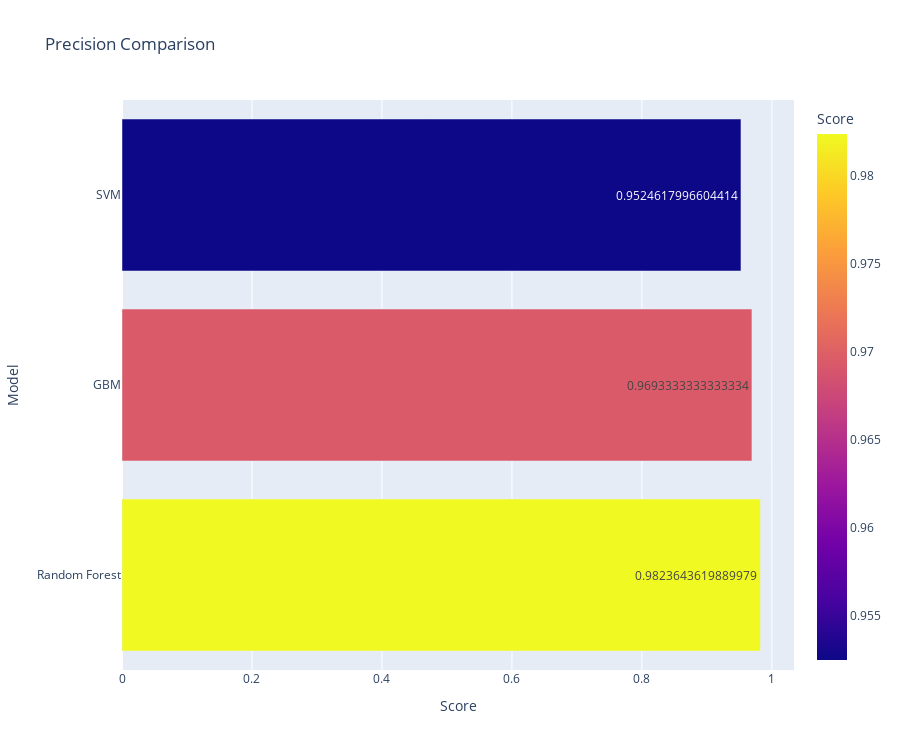

Write notebook code for a chart like this one.
### Code cell
fig = px.bar(data_frame = precision_sorted, x='Score', y='Model', color='Score', 
             title='Precision Comparison', text='Score', 
             width=900, height=750)
fig.show()

### Figure 1 — Plotly figure (JSON) as saved in the notebook; plotly's stock layout.template omitted (floating-point values rounded to 4 significant figures)
{"data": [{"alignmentgroup": "True", "hovertemplate": "Score=%{marker.color}<br>Model=%{y}<extra></extra>", "legendgroup": "", "marker": {"color": [0.9824, 0.9693, 0.9525], "coloraxis": "coloraxis", "pattern": {"shape": ""}}, "name": "", "offsetgroup": "", "orientation": "h", "showlegend": false, "text": [0.9824, 0.9693, 0.9525], "textposition": "auto", "type": "bar", "x": [0.9824, 0.9693, 0.9525], "xaxis": "x", "y": ["Random Forest", "GBM", "SVM"], "yaxis": "y"}], "layout": {"barmode": "relative", "coloraxis": {"colorbar": {"title": {"text": "Score"}}, "colorscale": [[0, "#0d0887"], [0.1111, "#46039f"], [0.2222, "#7201a8"], [0.3333, "#9c179e"], [0.4444, "#bd3786"], [0.5556, "#d8576b"], [0.6667, "#ed7953"], [0.7778, "#fb9f3a"], [0.8889, "#fdca26"], [1, "#f0f921"]]}, "height": 750, "legend": {"tracegroupgap": 0}, "title": {"text": "Precision Comparison"}, "width": 900, "xaxis": {"anchor": "y", "domain": [0, 1], "title": {"text": "Score"}}, "yaxis": {"anchor": "x", "domain": [0, 1], "title": {"text": "Model"}}}}
